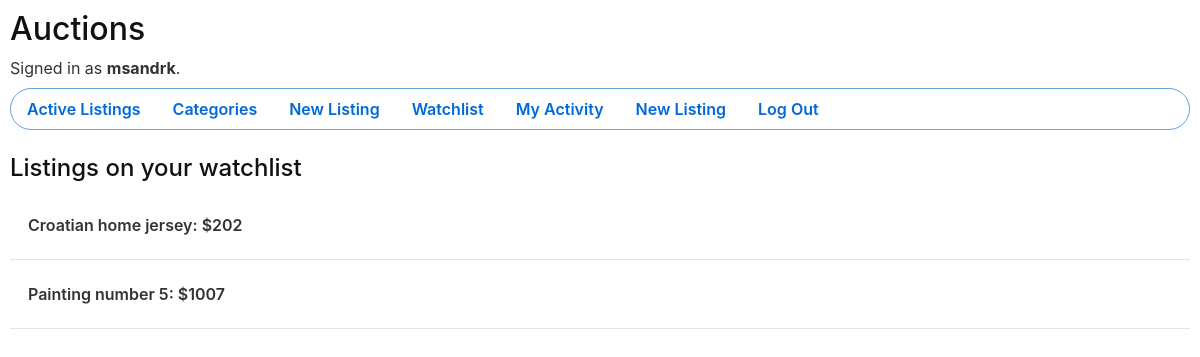
The page /watchlist (signed in) on the database as committed earlier.
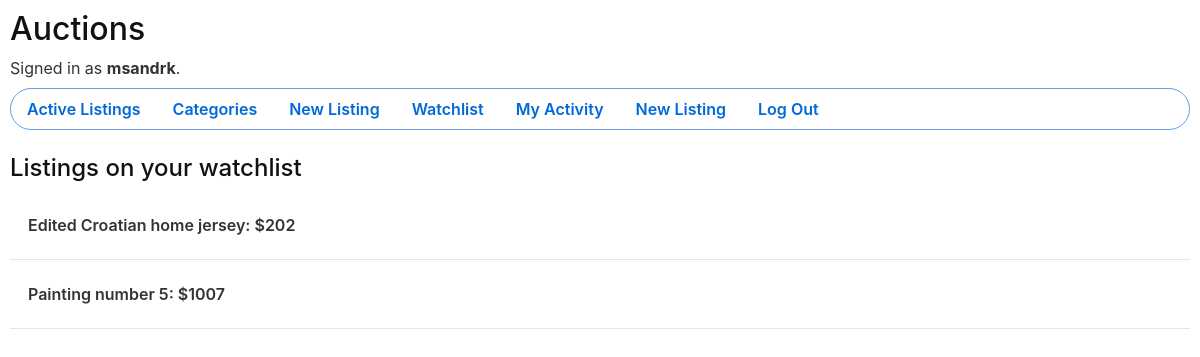
The same page on the database as committed later.
### auctions/models.py (models this page shows, shortened)
class User(AbstractUser):
    watchlist = models.ManyToManyField('Listing', blank=True, related_name='watchlist_users')

class Listing(models.Model):
    LISTING_CATEGORIES = [
        ('FSHN', 'Fashion'),
        ('TYS', 'Toys'),
        ('ELCTRNCS', 'Electronics'),
        ('HM', 'Home'),
        ('SPRTS', 'Sports'),
        ('OTHR', 'Other')
    ]
    title = models.CharField(max_length=64)
    description = models.TextField()
    image_url = models.URLField(blank=True)
    category = models.CharField(max_length=64, choices=LISTING_CATEGORIES, default='OTHR')
    owner = models.ForeignKey(User, on_delete=models.CASCADE, related_name="user_listings")
    starting_price = models.PositiveIntegerField()
    created = models.DateTimeField(auto_now_add=True)
    is_active = models.BooleanField(default=True)
    def __str__(self):
        price = self.starting_price if not self.bids.exists() else self.bids.first().amount
        return f"{self.title}: ${price}"

class Bid(models.Model):
    bidder = models.ForeignKey(User, on_delete=models.CASCADE, related_name='user_bids')
    amount = models.PositiveIntegerField()
    listing = models.ForeignKey(Listing, on_delete=models.CASCADE, related_name='bids')
    created = models.DateTimeField(auto_now_add=True)
    class Meta:
        ordering = ['-amount']

### auctions/views.py (the view)
# urls.py: path("watchlist", views.watchlist, name="watchlist"),
@login_required
@require_http_methods(["GET"])
def watchlist(request: HttpRequest) -> HttpResponse:
    return render(request, 'auctions/watchlist.html', {
        'listings': request.user.watchlist.all()
    })

### auctions/templates/auctions/watchlist.html (shortened to what this page needs)
{% extends 'auctions/layout.html' %}
{% block body %}
<h4 class="body-title">Listings on your watchlist</h4>
<ul class="list-unstyled">
    {% for l in listings %}
        <a class="index-listing-link" href="{% url 'listing' l.id %}">
            <li class="list-element">
                {{ l }}
            </li>
        </a>
        <hr>
    {% empty %}
        <li class="list-element">There are currently no listings on your watchlist</li>
    {% endfor %}
</ul>
{% endblock %}

### auctions/templates/auctions/layout.html (shortened to what this page needs)
{% load static %}
<!DOCTYPE html>
<html lang="en">
    <head>
        <link rel="stylesheet" href="https://stackpath.bootstrapcdn.com/bootstrap/4.4.1/css/bootstrap.min.css">
        <link href="{% static 'auctions/styles.css' %}" rel="stylesheet">
    </head>
    <body>
        <h2>Auctions</h2>
        <div class="logged-user-msg">
            {% if user.is_authenticated %}
                Signed in as <strong>{{ user.username }}</strong>.
            {% else %}
                Not signed in.
            {% endif %}
        </div>
        <ul class="nav mt-2 mb-4">
            <li class="nav-item">
                <a class="nav-link first-nav-link" href="{% url 'index' %}">Active Listings</a>
            </li>
            <li calss="nav-item">
                <a class="nav-link" href="{% url 'categories' %}">Categories</a>
            </li>
            {% if user.is_authenticated %}
                <li class="nav-item">
                    <a class="nav-link" href="{% url 'new_listing' %}">New Listing</a>
                </li>
                <li class="nav-item">
                    <a class="nav-link" href="{% url 'watchlist' %}">Watchlist</a>
                </li>
                <li class="nav-item">
                    <a class="nav-link" href="{% url 'activity' %}">My Activity</a>
                </li>
                <li class="nav-item">
                    <a class="nav-link" href="{% url 'new_listing' %}">New Listing</a>
                </li>
                <li class="nav-item">
                    <a class="nav-link" href="{% url 'logout' %}">Log Out</a>
                </li>
            {% endif %}
        </ul>
        {% block body %}
        {% endblock %}
    </body>
</html>

### auctions/static/auctions/styles.css (style rules this page uses)
body { padding: 10px; color: #111; }
.nav { border-top: 1px solid #62a0e2; border-bottom: 1px solid #62a0e2; border: 1px solid #62a0e2; border-radius: 30px; }
.nav-link { color: #0069d9; font-weight: 600; }
.body-title { margin-bottom: 1em; }
.index-listing-link { color: #333; text-decoration: none !important; }
.logged-user-msg { color: #333; }
.list-element { padding: 6px 18px; font-weight: 600; }

Rows that differ between the two databases and show on the page:
changed Listing: id+title "Croatian home jersey: $202" → "Edited Croatian home jersey: $202"
